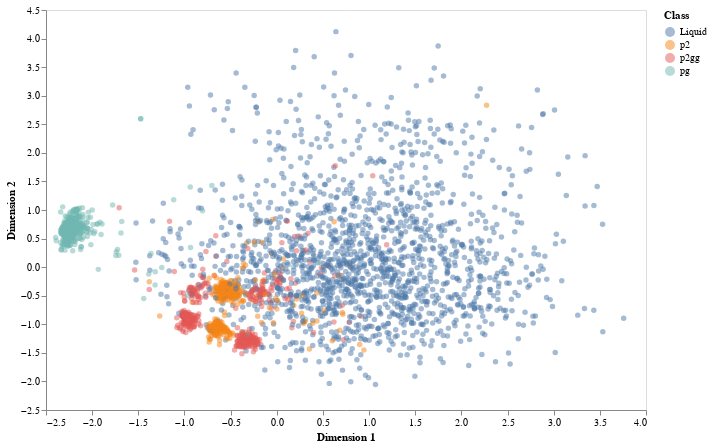

Write notebook code for a chart like this one.
### Markdown cell above
Like for the orientational analysis,
I am removing the interface molecules
with the intention of making the differences more apparent.
This reduced dataset is assigned to the variable `X_od`.

Again we perform the linear principal component analysis,
extracting the two dimensions in this new space
which creates the largest separation of points.

### Code cell
pca = decomposition.PCA(n_components=2)
X_rd = pca.fit_transform(X_od)
fig = plot_dimensionality_reduction(X_rd, y)
fig

### Figure 1 — Vega-Lite specification as saved in the notebook (floating-point values rounded to 4 significant figures; data arrays with more than 128 entries replaced by an {"elided": "..."} marker saying what was removed)
{"$schema": "https://vega.github.io/schema/vega-lite/v2.6.0.json", "config": {"axis": {"grid": false}, "view": {"height": 400, "width": 600}}, "data": {"name": "data-bd1e756fd3b9a51417baa458344da119"}, "datasets": {"data-bd1e756fd3b9a51417baa458344da119": {"elided": "3000 records"}}, "encoding": {"color": {"field": "class", "title": "Class", "type": "nominal"}, "x": {"field": "dim1", "title": "Dimension 1", "type": "quantitative"}, "y": {"field": "dim2", "title": "Dimension 2", "type": "quantitative"}}, "mark": {"opacity": 0.5, "type": "circle"}}
